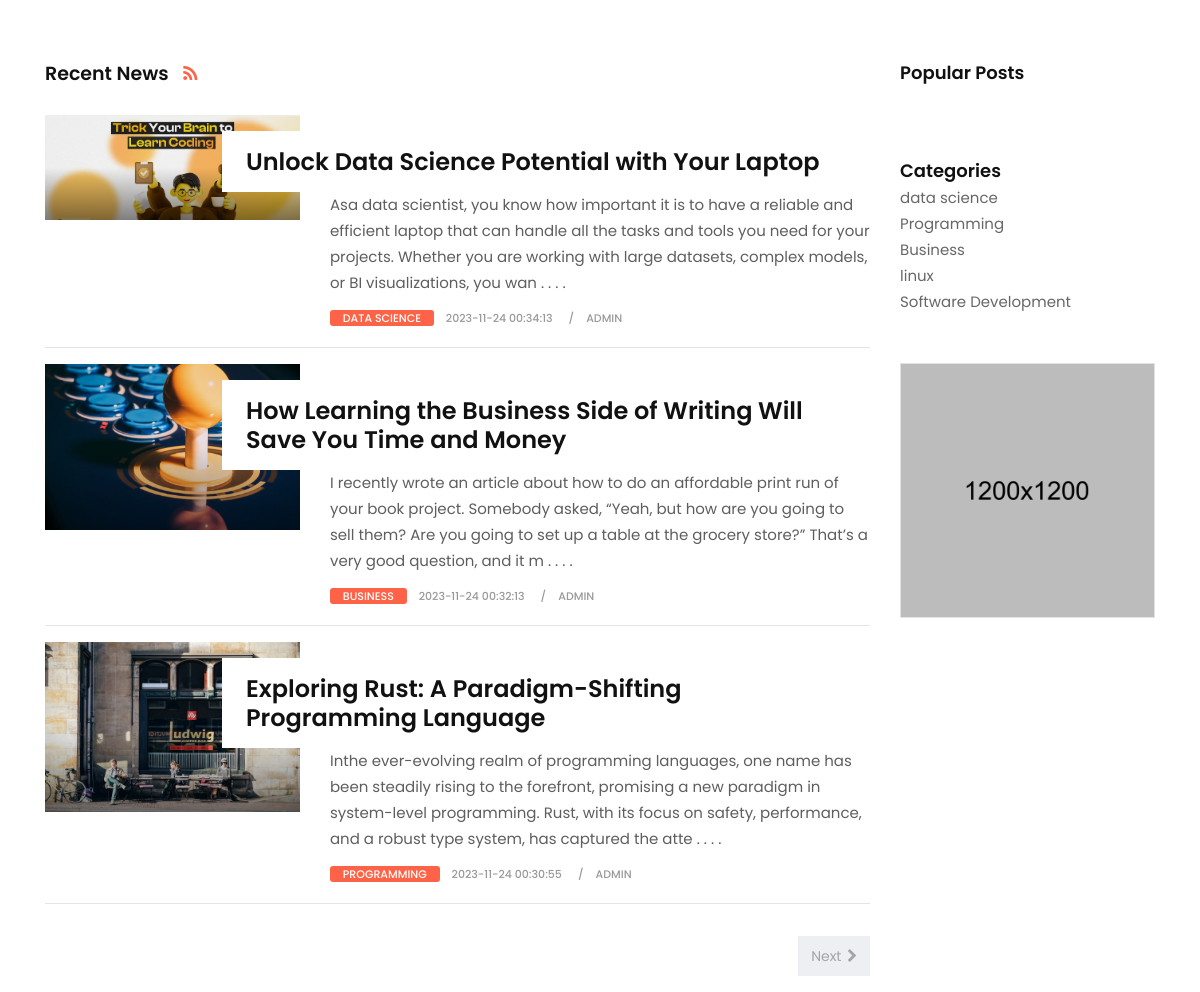
The page / on the database its author committed.
### tables this page shows
CREATE TABLE `blog` (
  `id` int(3) NOT NULL,
  `cat_id` int(3) NOT NULL,
  `title` varchar(255) NOT NULL,
  `content` text NOT NULL,
  `tag` text NOT NULL,
  `admin` varchar(100) NOT NULL,
  `status` tinyint(1) NOT NULL,
  `rate` tinyint(2) NOT NULL,
  `image` varchar(255) NOT NULL,
  `date` timestamp NOT NULL DEFAULT current_timestamp()
);

CREATE TABLE `categories` (
  `id` int(2) NOT NULL,
  `category_name` varchar(100) NOT NULL,
  `status` tinyint(2) NOT NULL,
  `create_time` timestamp NOT NULL DEFAULT current_timestamp(),
  `admin_name` varchar(70) NOT NULL
);

### app/classes/Database.php (called while the page is built, shortened)
<?php
class Database
{
    public static function db()
    {
        $link = mysqli_connect('localhost:3306','root','','quizzifynew');
        return $link;
    }
}

### app/classes/Site.php (called while the page is built, shortened)
<?php
class Site
{
    public  static  function display(){
        $sql = "SELECT * FROM `site`";
        $result = mysqli_query(Database::db(),$sql);
        if($result){
            return $result;
        }else{
            return false;
        }
    }
}

### app/classes/post.php (called while the page is built, shortened)
<?php
class Post
{
    public  static  function countActivePost(){
        $sql = "SELECT * FROM `blog` WHERE status = 1";
        $result = mysqli_query(Database::db(),$sql);
        if($result){
            $count = mysqli_num_rows($result);
            return $count;
        }else{
            return false;
        }
    }
    public  static  function pagination($sql){
        $result = mysqli_query(Database::db(),$sql);
        if($result){
            return $result;
        }else{
            return false;
        }
    }
}

### app/classes/Helper.php (called while the page is built, shortened)
<?php
class Helper
{
    public  static  function textShort($text,$limit = 400){
        $text = $text . " ";
        $text = substr($text,0,$limit);
        $text = $text . " . . . .";
        return $text;
    }
}

### app/classes/Category.php (called while the page is built, shortened)
<?php
class Category
{
    public  static  function activeCategories(){
        $sql = "SELECT * FROM `categories` WHERE `status` = 1 ORDER BY id DESC";
        $res = mysqli_query(Database::db(),$sql);
        if($res){
            return $res;
        }else{
            return false;
        }
    }
}

### index.php (the view, shortened to what this page needs)
<?php require_once 'header.php';
?>
    <div class="col-lg-9 col-md-12 col-sm-12 col-xs-12">
        <div class="page-wrapper">
            <div class="blog-top clearfix">
                <h4 class="pull-left">Recent News <a href="#"><i class="fa fa-rss"></i></a></h4>
            </div>
            <?php
            if(isset($_GET['catwisepost']) && isset($_GET['id'])){
                $id = $_GET['id'];
                $catWisepost = \App\classes\Post::categoryWisePost($id);
                if($catWisepost == false){
                    echo '<h1 class="text-center">Not Avilable  !!</h1>';
                }else{
                    while ($catWisepostRow = mysqli_fetch_assoc($catWisepost)) { ?>
                        <div class="blog-list clearfix">
                            <div class="blog-box row">
                                <div class="col-md-4">
                                    <div class="post-media">
                                        <a href="singlepage.php?id=<?= catWisepostRow['id'] ?>" title="">
                                            <img src="uploads/<?=$catWisepostRow['image'] ?>" alt="" class="img-fluid w-100">
                                            <div class="hovereffect"></div>
                                        </a>
                                    </div>
                                </div>
                                <div class="blog-meta big-meta col-md-8">
                                    <h4><a href="singlepage.php?id=<?= $catWisepostRow['id'] ?>" title=""><?= $catWisepostRow['title'] ?></a></h4>
                                    <p><?php
                                        $txt = $catWisepostRow['content'];
                                        echo   \App\classes\Helper::textShort("$txt",250);
                                        ?></p>
                                    <small class="firstsmall"><a class="bg-orange" href="singlepage.php?id=<?= $catWisepostRow['id'] ?>" title="Category"><?= $catWisepostRow['category_name'] ?></a></small>
                                    <small><a  title="Date and Time"><?= $catWisepostRow['date'] ?></a></small>
                                    <small><a  title="Author or Media"><?= $catWisepostRow['admin'] ?></a></small>
                                </div>
                            </div>
                        </div>
                        <hr>
                    <?php } }
            }
            else{
            ?>
            <?php
            $ob = new \App\classes\Site();
            $a = $ob->display();
            $siteData = mysqli_fetch_assoc($a);
            $skip = 0;
            $take = $siteData['postdisplay'];
            $page = 1;
            $totalPost = \App\classes\Post::countActivePost();
            $totalPage = ceil($totalPost/$take);
            $sql = "SELECT blog.*, categories.category_name FROM blog INNER JOIN categories ON blog.cat_id = categories.id ORDER BY id DESC LIMIT $skip,$take ";
            $post = \App\classes\Post::pagination($sql);
            while ($row = mysqli_fetch_assoc($post)){
                ?>
                <div class="blog-list clearfix">
                    <div class="blog-box row">
                        <div class="col-md-4">
                            <div class="post-media">
                                <a href="singlepage.php?id=<?= $row['id'] ?>" title="">
                                    <img src="uploads/<?= $row['image'] ?>" alt="" class="img-fluid w-100">
                                    <div class="hovereffect"></div>
                                </a>
                            </div>
                        </div>
                        <div class="blog-meta big-meta col-md-8">
                            <h4><a href="singlepage.php?id=<?= $row['id'] ?>" title=""><?= $row['title'] ?></a></h4>
                            <p><?php
                                $txt = $row['content'];
                                echo   \App\classes\Helper::textShort("$txt",250);
                                ?></p>
                            <small class="firstsmall"><a class="bg-orange" href="singlepage.php?id=<?= $row['id'] ?>" title="Category"><?= $row['category_name'] ?></a></small>
                            <small><a  title="Date and Time"><?= $row['date'] ?></a></small>
                            <small><a  title="Author or Media"><?= $row['admin'] ?></a></small>
                        </div>
                    </div>
                </div>
                <hr>
            <?php } ?>
        </div>
        <div class="row text-center">
            <div class="col-md-12">
                <nav aria-label="Page navigation">
                    <ul class="pagination justify-content-between">
                        <li class="page-item">
                        <li class="page-item">
                            <?php if($totalPage > $page) { ?>
                                <a href="index.php?page=<?=$page + 1;?>"class="page-link">Next <i class="fa
 fa-chevron-right" style="margin-left: 2px;"></i></a>
                            <?php } ?>
                        </li>
                    </ul>
                </nav>
            </div>
            <?php } ?>
        </div>
    </div>
<?php
require_once 'sidebar.php';
?>

### header.php (shortened to what this page needs)
<!DOCTYPE html>
<html lang="en">
<head>
    <link href="assets/css/bootstrap.css" rel="stylesheet">
    <link href="assets/css/font-awesome.min.css" rel="stylesheet">
    <link href="assets/style.css" rel="stylesheet">
    <link href="assets/css/responsive.css" rel="stylesheet">
    <link href="assets/css/colors.css" rel="stylesheet">
    <link href="assets/css/version/tech.css" rel="stylesheet">
</head>
<body>
    <div id="wrapper">
        <section class="section">
            <div class="container">
                <div class="row">

### sidebar.php (shortened to what this page needs)
<div class="col-lg-3 col-md-12 col-sm-12 col-xs-12">
    <div class="sidebar">
        <div class="widget">
            <h2 class="widget-title">Popular Posts</h2>
        </div>
        <div class="widget">
            <h2 class="widget-title" style="margin-bottom: 5px;">Categories</h2>
            <div class="blog-list-widget">
                <div class="list-group">
                    <?php
                    $categories = Category::activeCategories();
                    while ($row2 = mysqli_fetch_assoc($categories)){
                    ?>
                    <p style="margin-bottom: 0px;border-bottom: 1px solid #cc"><a href="index.php?id=<?= $row2['id']?>&catwisepost"><?= $row2['category_name'] ?></a></p>
                    <?php } ?>
                </div>
            </div>
        </div>
        <div class="widget">
            <div class="banner-spot clearfix">
                <div class="banner-img">
                    <img src="upload/banner_03.jpg" alt="" class="img-fluid">
                </div>
            </div>
        </div>
    </div>
</div>

### assets/style.css (style rules this page uses)
body { font-size: 15px; line-height: 26px; background-color: #ffffff; }
h1, h2, h3, h4, h5, body, p, .topbar-section, .navbar-inverse .navbar-nav .nav-link, .header .dropdown-menu, .navbar-nav .nav-link { font-family: 'Roboto', serif; }
h1, h2, h3, h4, h5, h6 { font-weight: 700; line-height: 1.4; color: #111111; }
h2 { font-size: 27px; line-height: 38px; margin-bottom: 20px }
h4 { font-size: 19px; line-height: 29px; margin-bottom: 14px }
a { color: #111111; }
body, p { color: #5e5e5e; }
p { margin-bottom: 26px; font-size: 15px; line-height: 26px; }
a { text-decoration: none !important; }
.post-media img { width: 100%; }
.section { padding: 4rem 0; display: block; position: relative; background-color: #ffffff; }
.post-media img, .masonry-box img { -webkit-transition: all .3s ease-in-out; -moz-transition: all .3s ease-in-out; -ms-transition: all .3s ease-in-out; -o-transition: all .3s ease-in-out; transition: all .3s ease-in-out; -webkit-transform: scale(1); -moz-transform: scale(1); -ms-transform: scale(1); -o-transform: scale(1); transform: scale(1); }
.page-link { background-color: #edeff2 !important; border: 0 dashed #e2e2e2; border-radius: 0; color: #a3a5a8 !important; display: block; font-size: 14px; line-height: 1; margin-left: 6px; padding: 0.8rem 0.8rem; position: relative; text-transform: capitalize; }
.page-item:last-child .page-link { border-radius: 0; }
.banner-spot { background: #edeff2 url("images/ads-bg.png") no-repeat scroll center right / auto 100%; clear: both; display: block; height: auto; margin: 0 auto; padding: 15px; position: relative; }
.banner-img img { margin: auto; text-align: center; max-width: 768px; float: none; width: 100%; display: block; }
.blog-meta h4 { padding: 1rem 0 0.5rem; margin: 0; font-size: 21px; }
.blog-meta.big-meta h4 { padding: 1rem 0 0.6rem; margin: 0; font-size: 28px; }
.blog-meta.big-meta p { margin-bottom: 0.5rem; padding-bottom: 0; }
.blog-meta small { font-size: 11px; display: inline-block; margin-bottom: 0; padding-bottom: 0; color: #111111; font-weight: bold; text-transform: uppercase; margin-right: 0.5rem; }
.blog-meta small:after { content: "/"; padding-left: 1rem; }
.blog-meta small:last-child:after { content: "" }
.post-media { position: relative; overflow: hidden; }
.hovereffect { position: absolute; top: 0; opacity: 0; left: 0; right: 0; bottom: 0; background-color: rgba(0, 0, 0, 0.2); -webkit-transition: all .3s ease-in-out; -moz-transition: all .3s ease-in-out; -ms-transition: all .3s ease-in-out; -o-transition: all .3s ease-in-out; transition: all .3s ease-in-out; zoom: 1; filter: alpha(opacity=0); opacity: 0.5; background: -moz-linear-gradient(0deg, rgba(0, 0, 0, 1) 0%, rgba(0, 0, 0, 0.1) 50%); background: -webkit-linear-gradient(0deg, rgba(0, 0, 0, 1) 0%, rgba(0, 0, 0, 0.1) 50%); background: linear-gradient(0deg, rgba(0, 0, 0, 1) 0%, rgba(0, 0, 0, 0.1) 50%); filter: progid: DXImageTransform.Microsoft.gradient( startColorstr='#000000', endColorstr='#00000000', GradientType=1); }
.blog-list .blog-meta.big-meta h4 { margin-left: -20%; margin-top: 1rem; background-color: #ffffff; padding: 1rem 1.5rem 1rem; }
.sidebar .widget { position: relative; display: block; margin-bottom: 3rem; }
.sidebar .banner-spot { background-image: none; padding: 5px; }
.sidebar a { color: rgba(0, 0, 0, 0.6); }
.sidebar .widget-title { display: block; font-size: 18px; margin: 0 0 2rem; padding: 0; line-height: 1; }

### assets/css/version/tech.css (style rules this page uses)
body { background-color: #ffffff; }
h1, h2, h3, h4, h5, body, .navbar-toggleable-md .navbar-nav .nav-link, .market-header, .btn, .dropdown-item, .form-control, p { font-family: 'Poppins', serif !important; }
h1, h2, h3, h4, h5 { font-weight: 600; }
.blog-meta.big-meta h4 { font-size: 24px; }
.blog-top { margin-bottom: 2rem; }
.blog-top h4 { padding: 0; margin: 0; line-height: 1; }
.banner-spot { padding: 0 !important; border: 1px solid #e2e2e2; }
.blog-top .fa { font-size: 18px !important; line-height: 1 !important; padding-left: 10px; }
.blog-meta small a, .blog-meta small { font-weight: 500; color: #999 !important; }
.blog-meta .bg-orange { color: #ffffff !important; padding: 0 0.8rem; border-radius: 3px; }
.blog-meta small.firstsmall:after { content: "" !important; padding-left: 0; }
.bg-orange { background-color: #FF6347 !important; }
.authorbox p a, .pp a, .blog-top .fa-rss, a:hover, a:focus { color: #FF6347 !important; }

### index.php (style rules this page uses)
section.section { padding-bottom: 0px; }

### rows shown on the page
blog: image (picture), title "Unlock Data Science Potential with Your Laptop", content "Asa data scientist, you know how important it is to have a reliable and efficient laptop that can handle all the tasks and tools you need for your projects. Whether you are working with large datasets, complex models, or BI visualizations, you wan . . . .", categories.category_name "DATA SCIENCE", date "2023-11-24 00:34:13", admin "ADMIN"
blog: image (picture), title "How Learning the Business Side of Writing Will Save You Time and Money", content "I recently wrote an article about how to do an affordable print run of your book project. Somebody asked, “Yeah, but how are you going to sell them? Are you going to set up a table at the grocery store?” That’s a very good question, and it m . . . .", categories.category_name "BUSINESS", date "2023-11-24 00:32:13", admin "ADMIN"
blog: image (picture), title "Exploring Rust: A Paradigm-Shifting Programming Language", content "Inthe ever-evolving realm of programming languages, one name has been steadily rising to the forefront, promising a new paradigm in system-level programming. Rust, with its focus on safety, performance, and a robust type system, has captured the atte . . . .", categories.category_name "PROGRAMMING", date "2023-11-24 00:30:55", admin "ADMIN"
categories: category_name "data science"
categories: category_name "Programming"
categories: category_name "Business"
categories: category_name "linux"
categories: category_name "Software Development"
